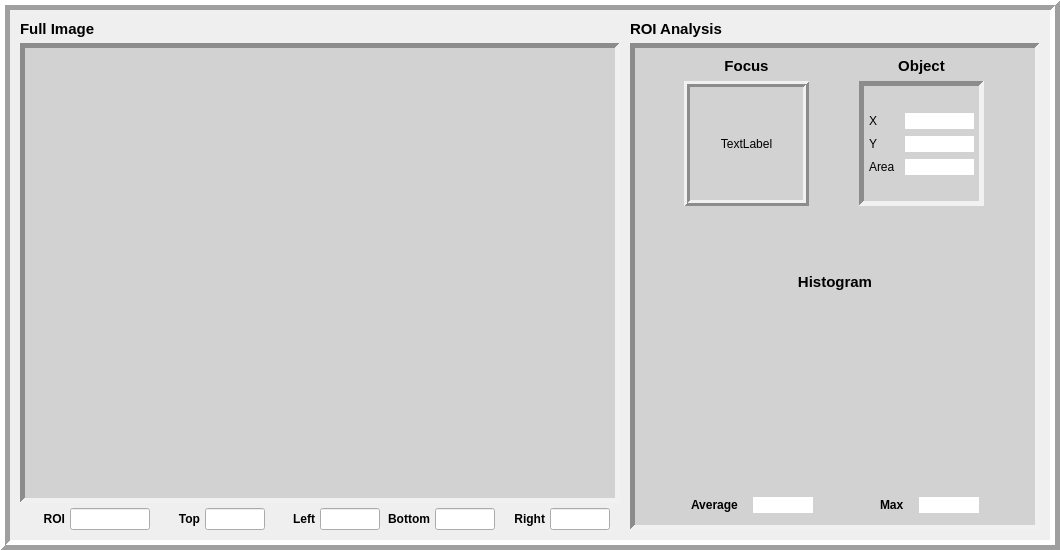
<?xml version="1.0" encoding="UTF-8"?>
<ui version="4.0">
 <class>Dialog</class>
 <widget class="QDialog" name="Dialog">
  <property name="geometry">
   <rect>
    <x>0</x>
    <y>0</y>
    <width>1060</width>
    <height>550</height>
   </rect>
  </property>
  <property name="windowTitle">
   <string>Sonique Mini LED Test</string>
  </property>
  <widget class="QFrame" name="horizontalFrame">
   <property name="geometry">
    <rect>
     <x>0</x>
     <y>0</y>
     <width>1060</width>
     <height>550</height>
    </rect>
   </property>
   <property name="sizePolicy">
    <sizepolicy hsizetype="Fixed" vsizetype="Fixed">
     <horstretch>0</horstretch>
     <verstretch>0</verstretch>
    </sizepolicy>
   </property>
   <property name="frameShape">
    <enum>QFrame::Box</enum>
   </property>
   <property name="frameShadow">
    <enum>QFrame::Raised</enum>
   </property>
   <property name="lineWidth">
    <number>5</number>
   </property>
   <layout class="QHBoxLayout" name="horizontalLayout">
    <property name="spacing">
     <number>10</number>
    </property>
    <property name="leftMargin">
     <number>10</number>
    </property>
    <property name="topMargin">
     <number>10</number>
    </property>
    <property name="rightMargin">
     <number>10</number>
    </property>
    <property name="bottomMargin">
     <number>10</number>
    </property>
    <item>
     <layout class="QVBoxLayout" name="verticalLayout_3">
      <property name="spacing">
       <number>5</number>
      </property>
      <item>
       <widget class="QLabel" name="label_10">
        <property name="sizePolicy">
         <sizepolicy hsizetype="Maximum" vsizetype="Maximum">
          <horstretch>0</horstretch>
          <verstretch>0</verstretch>
         </sizepolicy>
        </property>
        <property name="font">
         <font>
          <pointsize>11</pointsize>
          <bold>true</bold>
         </font>
        </property>
        <property name="text">
         <string>Full Image</string>
        </property>
       </widget>
      </item>
      <item>
       <widget class="QGraphicsView" name="graphicsView">
        <property name="sizePolicy">
         <sizepolicy hsizetype="Maximum" vsizetype="Preferred">
          <horstretch>0</horstretch>
          <verstretch>0</verstretch>
         </sizepolicy>
        </property>
        <property name="minimumSize">
         <size>
          <width>600</width>
          <height>433</height>
         </size>
        </property>
        <property name="maximumSize">
         <size>
          <width>600</width>
          <height>16777215</height>
         </size>
        </property>
        <property name="styleSheet">
         <string notr="true">background-color: rgb(210, 210, 210);</string>
        </property>
        <property name="frameShape">
         <enum>QFrame::Panel</enum>
        </property>
        <property name="frameShadow">
         <enum>QFrame::Sunken</enum>
        </property>
        <property name="lineWidth">
         <number>5</number>
        </property>
        <property name="midLineWidth">
         <number>0</number>
        </property>
       </widget>
      </item>
      <item>
       <layout class="QHBoxLayout" name="horizontalLayout_5">
        <property name="spacing">
         <number>5</number>
        </property>
        <property name="rightMargin">
         <number>10</number>
        </property>
        <item>
         <widget class="QLabel" name="label">
          <property name="font">
           <font>
            <bold>true</bold>
           </font>
          </property>
          <property name="text">
           <string>ROI</string>
          </property>
          <property name="alignment">
           <set>Qt::AlignRight|Qt::AlignTrailing|Qt::AlignVCenter</set>
          </property>
         </widget>
        </item>
        <item>
         <widget class="QLineEdit" name="led_name">
          <property name="sizePolicy">
           <sizepolicy hsizetype="Preferred" vsizetype="Fixed">
            <horstretch>0</horstretch>
            <verstretch>0</verstretch>
           </sizepolicy>
          </property>
          <property name="minimumSize">
           <size>
            <width>30</width>
            <height>0</height>
           </size>
          </property>
          <property name="maximumSize">
           <size>
            <width>80</width>
            <height>16777215</height>
           </size>
          </property>
          <property name="autoFillBackground">
           <bool>false</bool>
          </property>
          <property name="styleSheet">
           <string notr="true"/>
          </property>
          <property name="readOnly">
           <bool>true</bool>
          </property>
         </widget>
        </item>
        <item>
         <widget class="QLabel" name="label_2">
          <property name="font">
           <font>
            <bold>true</bold>
           </font>
          </property>
          <property name="text">
           <string>Top</string>
          </property>
          <property name="alignment">
           <set>Qt::AlignRight|Qt::AlignTrailing|Qt::AlignVCenter</set>
          </property>
         </widget>
        </item>
        <item>
         <widget class="QLineEdit" name="top_bound">
          <property name="sizePolicy">
           <sizepolicy hsizetype="Fixed" vsizetype="Fixed">
            <horstretch>0</horstretch>
            <verstretch>0</verstretch>
           </sizepolicy>
          </property>
          <property name="maximumSize">
           <size>
            <width>60</width>
            <height>16777215</height>
           </size>
          </property>
          <property name="readOnly">
           <bool>true</bool>
          </property>
         </widget>
        </item>
        <item>
         <widget class="QLabel" name="label_3">
          <property name="font">
           <font>
            <bold>true</bold>
           </font>
          </property>
          <property name="text">
           <string>Left</string>
          </property>
          <property name="alignment">
           <set>Qt::AlignRight|Qt::AlignTrailing|Qt::AlignVCenter</set>
          </property>
         </widget>
        </item>
        <item>
         <widget class="QLineEdit" name="left_bound">
          <property name="sizePolicy">
           <sizepolicy hsizetype="Fixed" vsizetype="Fixed">
            <horstretch>0</horstretch>
            <verstretch>0</verstretch>
           </sizepolicy>
          </property>
          <property name="maximumSize">
           <size>
            <width>60</width>
            <height>16777215</height>
           </size>
          </property>
          <property name="readOnly">
           <bool>true</bool>
          </property>
         </widget>
        </item>
        <item>
         <widget class="QLabel" name="label_4">
          <property name="font">
           <font>
            <bold>true</bold>
           </font>
          </property>
          <property name="text">
           <string>Bottom</string>
          </property>
          <property name="alignment">
           <set>Qt::AlignRight|Qt::AlignTrailing|Qt::AlignVCenter</set>
          </property>
         </widget>
        </item>
        <item>
         <widget class="QLineEdit" name="bottom_bound">
          <property name="sizePolicy">
           <sizepolicy hsizetype="Fixed" vsizetype="Fixed">
            <horstretch>0</horstretch>
            <verstretch>0</verstretch>
           </sizepolicy>
          </property>
          <property name="maximumSize">
           <size>
            <width>60</width>
            <height>16777215</height>
           </size>
          </property>
          <property name="readOnly">
           <bool>true</bool>
          </property>
         </widget>
        </item>
        <item>
         <widget class="QLabel" name="label_6">
          <property name="font">
           <font>
            <bold>true</bold>
           </font>
          </property>
          <property name="text">
           <string>Right</string>
          </property>
          <property name="alignment">
           <set>Qt::AlignRight|Qt::AlignTrailing|Qt::AlignVCenter</set>
          </property>
         </widget>
        </item>
        <item>
         <widget class="QLineEdit" name="right_bound">
          <property name="sizePolicy">
           <sizepolicy hsizetype="Fixed" vsizetype="Fixed">
            <horstretch>0</horstretch>
            <verstretch>0</verstretch>
           </sizepolicy>
          </property>
          <property name="maximumSize">
           <size>
            <width>60</width>
            <height>16777215</height>
           </size>
          </property>
          <property name="readOnly">
           <bool>true</bool>
          </property>
         </widget>
        </item>
       </layout>
      </item>
     </layout>
    </item>
    <item>
     <layout class="QVBoxLayout" name="verticalLayout_4">
      <property name="spacing">
       <number>5</number>
      </property>
      <item>
       <widget class="QLabel" name="label_15">
        <property name="sizePolicy">
         <sizepolicy hsizetype="Maximum" vsizetype="Maximum">
          <horstretch>0</horstretch>
          <verstretch>0</verstretch>
         </sizepolicy>
        </property>
        <property name="font">
         <font>
          <pointsize>11</pointsize>
          <bold>true</bold>
         </font>
        </property>
        <property name="text">
         <string>ROI Analysis</string>
        </property>
       </widget>
      </item>
      <item>
       <widget class="QFrame" name="analysis_frame">
        <property name="styleSheet">
         <string notr="true">background-color: rgb(210, 210, 210);</string>
        </property>
        <property name="frameShape">
         <enum>QFrame::Panel</enum>
        </property>
        <property name="frameShadow">
         <enum>QFrame::Sunken</enum>
        </property>
        <property name="lineWidth">
         <number>5</number>
        </property>
        <layout class="QVBoxLayout" name="verticalLayout_6">
         <property name="leftMargin">
          <number>5</number>
         </property>
         <property name="rightMargin">
          <number>5</number>
         </property>
         <property name="bottomMargin">
          <number>10</number>
         </property>
         <item>
          <layout class="QGridLayout" name="gridLayout_2">
           <item row="1" column="1">
            <widget class="QFrame" name="formFrame">
             <property name="sizePolicy">
              <sizepolicy hsizetype="Maximum" vsizetype="Maximum">
               <horstretch>0</horstretch>
               <verstretch>0</verstretch>
              </sizepolicy>
             </property>
             <property name="maximumSize">
              <size>
               <width>125</width>
               <height>125</height>
              </size>
             </property>
             <property name="styleSheet">
              <string notr="true">background-color: rgb(210, 210, 210);</string>
             </property>
             <property name="frameShape">
              <enum>QFrame::Panel</enum>
             </property>
             <property name="frameShadow">
              <enum>QFrame::Sunken</enum>
             </property>
             <property name="lineWidth">
              <number>5</number>
             </property>
             <layout class="QFormLayout" name="formLayout">
              <property name="formAlignment">
               <set>Qt::AlignCenter</set>
              </property>
              <property name="horizontalSpacing">
               <number>10</number>
              </property>
              <property name="verticalSpacing">
               <number>7</number>
              </property>
              <property name="leftMargin">
               <number>5</number>
              </property>
              <property name="topMargin">
               <number>10</number>
              </property>
              <property name="rightMargin">
               <number>5</number>
              </property>
              <property name="bottomMargin">
               <number>10</number>
              </property>
              <item row="0" column="0">
               <widget class="QLabel" name="label_11">
                <property name="text">
                 <string>X</string>
                </property>
               </widget>
              </item>
              <item row="1" column="0">
               <widget class="QLabel" name="label_12">
                <property name="text">
                 <string>Y</string>
                </property>
               </widget>
              </item>
              <item row="2" column="0">
               <widget class="QLabel" name="label_13">
                <property name="text">
                 <string>Area</string>
                </property>
               </widget>
              </item>
              <item row="2" column="1">
               <widget class="QLineEdit" name="intensity">
                <property name="sizePolicy">
                 <sizepolicy hsizetype="Fixed" vsizetype="Fixed">
                  <horstretch>0</horstretch>
                  <verstretch>0</verstretch>
                 </sizepolicy>
                </property>
                <property name="minimumSize">
                 <size>
                  <width>30</width>
                  <height>0</height>
                 </size>
                </property>
                <property name="autoFillBackground">
                 <bool>false</bool>
                </property>
                <property name="styleSheet">
                 <string notr="true">background-color: rgb(255, 255, 255);
border: 0;</string>
                </property>
                <property name="readOnly">
                 <bool>true</bool>
                </property>
               </widget>
              </item>
              <item row="1" column="1">
               <widget class="QLineEdit" name="dis_center_y">
                <property name="sizePolicy">
                 <sizepolicy hsizetype="Fixed" vsizetype="Fixed">
                  <horstretch>0</horstretch>
                  <verstretch>0</verstretch>
                 </sizepolicy>
                </property>
                <property name="minimumSize">
                 <size>
                  <width>30</width>
                  <height>0</height>
                 </size>
                </property>
                <property name="autoFillBackground">
                 <bool>false</bool>
                </property>
                <property name="styleSheet">
                 <string notr="true">background-color: rgb(255, 255, 255);
border: 0;</string>
                </property>
                <property name="readOnly">
                 <bool>true</bool>
                </property>
               </widget>
              </item>
              <item row="0" column="1">
               <widget class="QLineEdit" name="dis_center_x">
                <property name="sizePolicy">
                 <sizepolicy hsizetype="Fixed" vsizetype="Fixed">
                  <horstretch>0</horstretch>
                  <verstretch>0</verstretch>
                 </sizepolicy>
                </property>
                <property name="minimumSize">
                 <size>
                  <width>30</width>
                  <height>0</height>
                 </size>
                </property>
                <property name="autoFillBackground">
                 <bool>false</bool>
                </property>
                <property name="styleSheet">
                 <string notr="true">background-color: rgb(255, 255, 255);
border: 0;</string>
                </property>
                <property name="readOnly">
                 <bool>true</bool>
                </property>
               </widget>
              </item>
             </layout>
            </widget>
           </item>
           <item row="1" column="0">
            <widget class="QLabel" name="zoomed_image">
             <property name="sizePolicy">
              <sizepolicy hsizetype="Maximum" vsizetype="Maximum">
               <horstretch>0</horstretch>
               <verstretch>0</verstretch>
              </sizepolicy>
             </property>
             <property name="minimumSize">
              <size>
               <width>125</width>
               <height>125</height>
              </size>
             </property>
             <property name="frameShape">
              <enum>QFrame::Box</enum>
             </property>
             <property name="frameShadow">
              <enum>QFrame::Raised</enum>
             </property>
             <property name="lineWidth">
              <number>3</number>
             </property>
             <property name="text">
              <string>TextLabel</string>
             </property>
             <property name="alignment">
              <set>Qt::AlignCenter</set>
             </property>
            </widget>
           </item>
           <item row="0" column="1">
            <widget class="QLabel" name="label_14">
             <property name="sizePolicy">
              <sizepolicy hsizetype="Preferred" vsizetype="Maximum">
               <horstretch>0</horstretch>
               <verstretch>0</verstretch>
              </sizepolicy>
             </property>
             <property name="font">
              <font>
               <pointsize>11</pointsize>
               <bold>true</bold>
              </font>
             </property>
             <property name="text">
              <string>Object</string>
             </property>
             <property name="alignment">
              <set>Qt::AlignCenter</set>
             </property>
            </widget>
           </item>
           <item row="0" column="0">
            <widget class="QLabel" name="label_21">
             <property name="sizePolicy">
              <sizepolicy hsizetype="Preferred" vsizetype="Maximum">
               <horstretch>0</horstretch>
               <verstretch>0</verstretch>
              </sizepolicy>
             </property>
             <property name="font">
              <font>
               <pointsize>11</pointsize>
               <bold>true</bold>
              </font>
             </property>
             <property name="text">
              <string>Focus</string>
             </property>
             <property name="alignment">
              <set>Qt::AlignCenter</set>
             </property>
            </widget>
           </item>
          </layout>
         </item>
         <item>
          <spacer name="verticalSpacer">
           <property name="orientation">
            <enum>Qt::Vertical</enum>
           </property>
           <property name="sizeHint" stdset="0">
            <size>
             <width>20</width>
             <height>40</height>
            </size>
           </property>
          </spacer>
         </item>
         <item>
          <widget class="QLabel" name="label_9">
           <property name="sizePolicy">
            <sizepolicy hsizetype="Preferred" vsizetype="Maximum">
             <horstretch>0</horstretch>
             <verstretch>0</verstretch>
            </sizepolicy>
           </property>
           <property name="font">
            <font>
             <pointsize>11</pointsize>
             <bold>true</bold>
            </font>
           </property>
           <property name="text">
            <string>Histogram</string>
           </property>
           <property name="alignment">
            <set>Qt::AlignCenter</set>
           </property>
          </widget>
         </item>
         <item>
          <widget class="QGraphicsView" name="histogram_view">
           <property name="sizePolicy">
            <sizepolicy hsizetype="Preferred" vsizetype="Preferred">
             <horstretch>0</horstretch>
             <verstretch>0</verstretch>
            </sizepolicy>
           </property>
           <property name="minimumSize">
            <size>
             <width>300</width>
             <height>180</height>
            </size>
           </property>
           <property name="styleSheet">
            <string notr="true"/>
           </property>
           <property name="frameShape">
            <enum>QFrame::NoFrame</enum>
           </property>
           <property name="frameShadow">
            <enum>QFrame::Raised</enum>
           </property>
           <property name="lineWidth">
            <number>3</number>
           </property>
          </widget>
         </item>
         <item>
          <layout class="QHBoxLayout" name="horizontalLayout_3">
           <property name="spacing">
            <number>15</number>
           </property>
           <item>
            <spacer name="horizontalSpacer_4">
             <property name="orientation">
              <enum>Qt::Horizontal</enum>
             </property>
             <property name="sizeHint" stdset="0">
              <size>
               <width>40</width>
               <height>20</height>
              </size>
             </property>
            </spacer>
           </item>
           <item>
            <widget class="QLabel" name="label_16">
             <property name="sizePolicy">
              <sizepolicy hsizetype="Preferred" vsizetype="Maximum">
               <horstretch>0</horstretch>
               <verstretch>0</verstretch>
              </sizepolicy>
             </property>
             <property name="font">
              <font>
               <bold>true</bold>
              </font>
             </property>
             <property name="text">
              <string>Average</string>
             </property>
            </widget>
           </item>
           <item>
            <widget class="QLineEdit" name="mean_value">
             <property name="sizePolicy">
              <sizepolicy hsizetype="Maximum" vsizetype="Maximum">
               <horstretch>0</horstretch>
               <verstretch>0</verstretch>
              </sizepolicy>
             </property>
             <property name="minimumSize">
              <size>
               <width>20</width>
               <height>0</height>
              </size>
             </property>
             <property name="maximumSize">
              <size>
               <width>60</width>
               <height>16777215</height>
              </size>
             </property>
             <property name="styleSheet">
              <string notr="true">background-color: rgb(255, 255, 255);
border: 0;</string>
             </property>
             <property name="readOnly">
              <bool>true</bool>
             </property>
            </widget>
           </item>
           <item>
            <spacer name="horizontalSpacer_3">
             <property name="orientation">
              <enum>Qt::Horizontal</enum>
             </property>
             <property name="sizeHint" stdset="0">
              <size>
               <width>40</width>
               <height>20</height>
              </size>
             </property>
            </spacer>
           </item>
           <item>
            <widget class="QLabel" name="label_17">
             <property name="sizePolicy">
              <sizepolicy hsizetype="Preferred" vsizetype="Maximum">
               <horstretch>0</horstretch>
               <verstretch>0</verstretch>
              </sizepolicy>
             </property>
             <property name="font">
              <font>
               <bold>true</bold>
              </font>
             </property>
             <property name="text">
              <string>Max</string>
             </property>
            </widget>
           </item>
           <item>
            <widget class="QLineEdit" name="max_value">
             <property name="sizePolicy">
              <sizepolicy hsizetype="Maximum" vsizetype="Maximum">
               <horstretch>0</horstretch>
               <verstretch>0</verstretch>
              </sizepolicy>
             </property>
             <property name="minimumSize">
              <size>
               <width>20</width>
               <height>0</height>
              </size>
             </property>
             <property name="maximumSize">
              <size>
               <width>60</width>
               <height>16777215</height>
              </size>
             </property>
             <property name="styleSheet">
              <string notr="true">background-color: rgb(255, 255, 255);
border: 0;</string>
             </property>
             <property name="readOnly">
              <bool>true</bool>
             </property>
            </widget>
           </item>
           <item>
            <spacer name="horizontalSpacer_5">
             <property name="orientation">
              <enum>Qt::Horizontal</enum>
             </property>
             <property name="sizeHint" stdset="0">
              <size>
               <width>40</width>
               <height>20</height>
              </size>
             </property>
            </spacer>
           </item>
          </layout>
         </item>
        </layout>
       </widget>
      </item>
     </layout>
    </item>
   </layout>
  </widget>
 </widget>
 <resources/>
 <connections/>
</ui>
